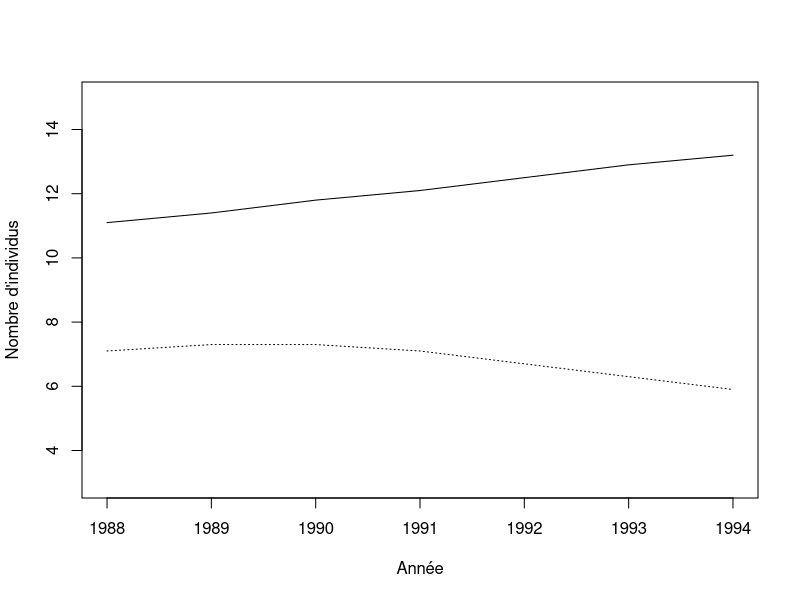
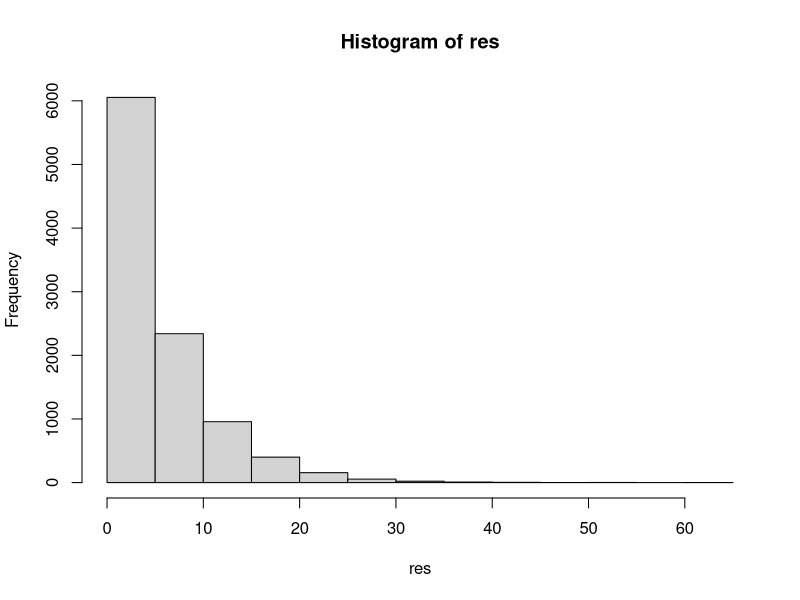
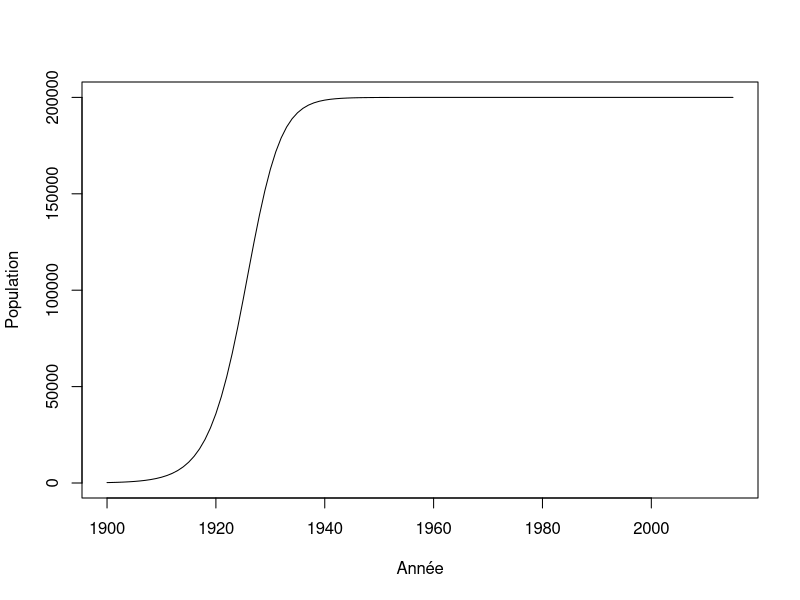
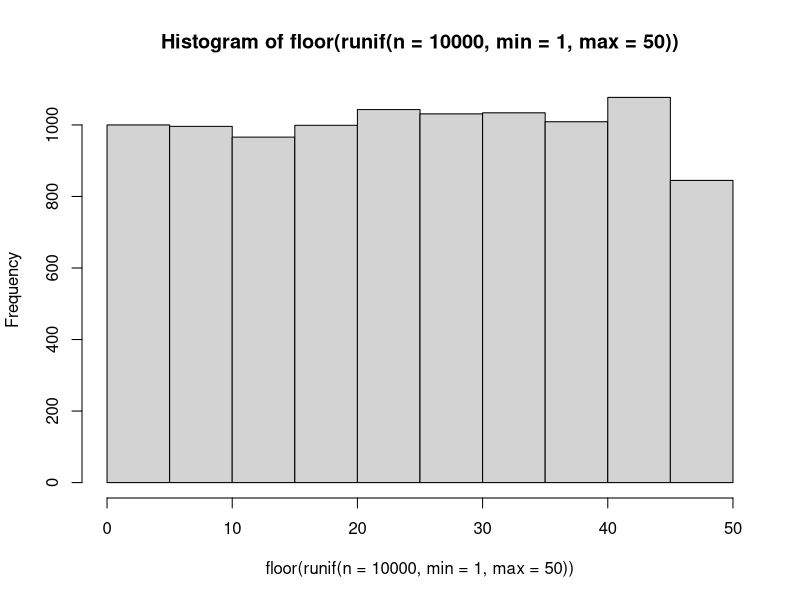
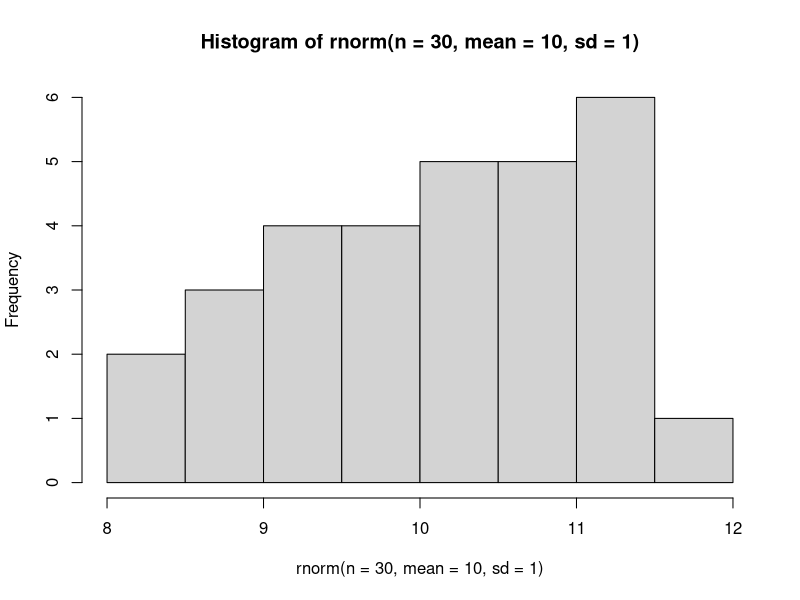
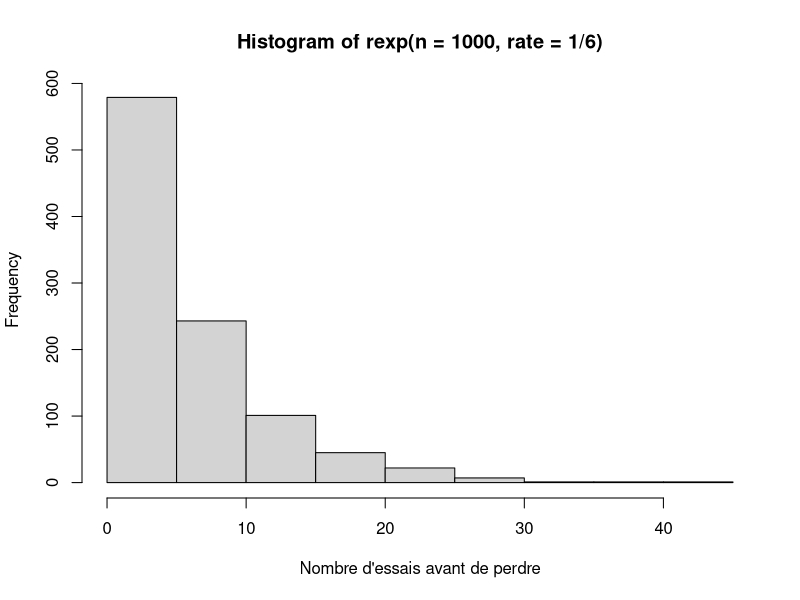
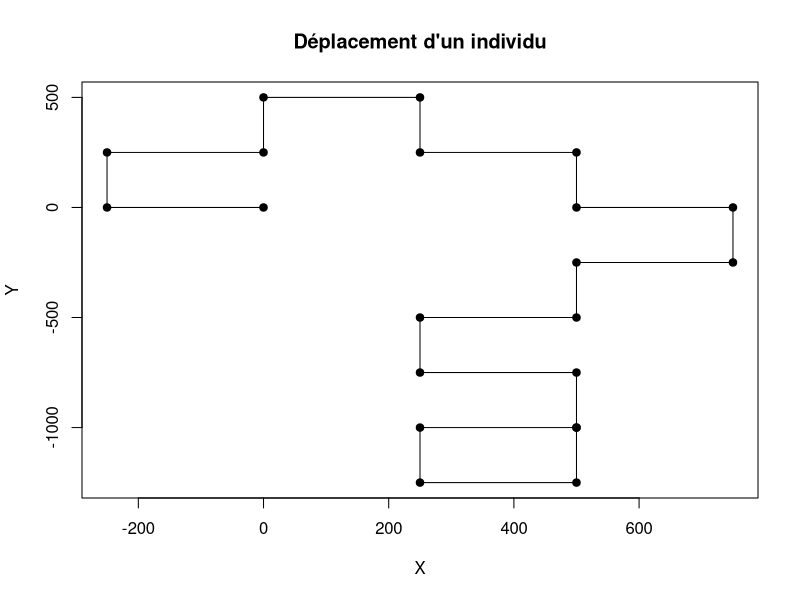
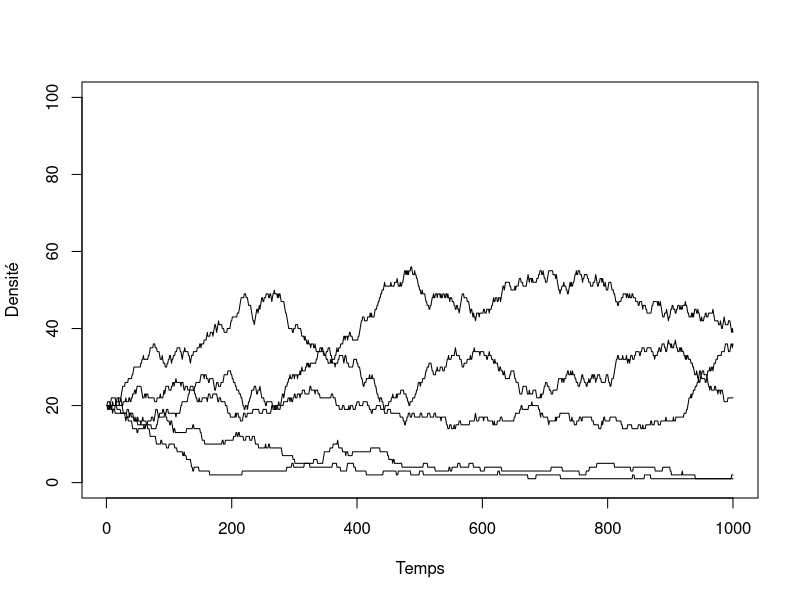

These charts were generated, in order, by the following R code:
## ---- chunk 1
donnees <- matrix(nr = 7, nc = 2)
donnees[,1] <- c(11.1,11.4,11.8,12.1,12.5,12.9,13.2) #Cameroun
donnees[,2] <- c(7.1,7.3,7.3,7.1,6.7,6.3,5.9) #Rwanda
an <- c(1988:1994)
donnees
## ---- chunk 2
plot(an, donnees[,1], type = "l", xlab = "Année", ylab = "Nombre d'individus", ylim=c(3,15), cex=2)
lines(an, donnees[,2], lty = 3)
## ---- chunk 3
lambda <- matrix(nrow = 6, ncol = 2)
lambda[1,1] <- (donnees[2,1] - donnees[1,1]) / donnees[1,1]
## ---- chunk 4
lambda[2,1] <- (donnees[3,1] - donnees[2,1]) / donnees[2,1]
## ---- chunk 5
depart <- 1
fin <- 5
for(etape in depart:fin) {
    print(etape)
}
## ---- chunk 6
for(etape in c("Bonjour", "programmeurs", "en R")) {
    print(etape)
}
## ---- chunk 7
for(etape in 1:5) {
    print(etape*2)
}
## ---- chunk 8
for(C in -50:100) {
    cat("Pour C = ",C," on obtient F = ",1.8*C + 32, '\n')
}
## ---- chunk 9
test <- runif(5, 0,1)
for(etape in 1:5) {
    print(test[etape])
}
## ---- chunk 10
for(etape in 1:8) {
    cat("À l'étape", etape, ", la boucle est complétée à", etape/8*100, "%.", '\n')
}
## ---- chunk 11
n <- 1
for(etape in -2:5) {
    cat("etape = ",etape, " n = ",n, '\n')
    n <- n + 1
}
## ---- chunk 12
n <- 1
for(etape in 1:10) n <- n*etape
n
## ---- chunk 13
ma_matrice <- matrix(nrow = 5, ncol = 3)
n <- 1
for(i in 1:5) {
    for(j in 1:3) {
        ma_matrice[i,j] <- n
        n <- n + 1
    }
}
ma_matrice
## ---- chunk 14
piece <- c("pile","face")
combinaison = "face-face"
while(combinaison != "pile-pile") {
    essai1 <- sample(piece, 1)
    essai2 <- sample(piece, 1)
    combinaison <- paste(essai1, "-" , essai2, sep = "")
    print(combinaison)
}
## ---- chunk 15
de <- c(1:6)
n_test <- 10000
res <- numeric(n_test)
for(i in 1:n_test) {
	n <- 0
	face <- 0
	while(face != 1) {
		face <- sample(de,1)
		n <- n + 1
	}
	res[i] <- n
}
mean(res)
## ---- chunk 16
hist(res)
## ---- chunk 17
r <- 0.3
N <- 220
K <- 200000
step <- 1
while(N < K/2) {
    N <- N + r * N * (1 - N/K)
    step <- step + 1
}
step
## ---- chunk 18
r <- 0.3
K <- 200000
n_steps <- 115
N <- numeric(n_steps+1)
N[1] <- 220

for(i in 2:(n_steps+1)) {
    N[i] <- N[i-1] + r * N[i-1] * (1 - N[i-1]/K)
}
N[25:30]
## ---- chunk 19
plot(c(1900:2015), N, type = "l", xlab = "Année", ylab = "Population")
## ---- chunk 20
X <- runif(n = 10)
res <- numeric(10)
for(i in 1:10) {
    if(X[i] < 0.3) {
        res[i] <- "plus petit"
    }
    else {
        res[i] <- "plus grand"
    }
}
cbind(X,res)
## ---- chunk 21
res2 <- numeric(10)
for(i in 1:10) {
    if(X[i] > 0.2 & X[i] < 0.6) {
        res2[i] <- "oui"
    }
    else {
        res2[i] <- "non"
    }
}
cbind(X,res2)
## ---- chunk 22
res2 <- numeric(10)
res2[X > 0.2 & X < 0.6] <- "oui"
res2[X < 0.2 | X > 0.6] <- "non"
cbind(X,res2)
## ---- chunk 23
tri <- function(x){
	# Calcul de la dimension du vecteur
	taille <- length(x)
	ordre <- "NON"
	# Boucle qui tourne jusqu'à ce que tout soit en ordre
	while(ordre == "NON") {
		ordre <- "OUI"
		# Boucle qui passe tous les éléments en paires
		for(i in 1:(taille-1)) {
			if(x[i+1] < x[i]) {
				# Inversion des deux lettres
				x[c(i,i+1)] <- x[c(i+1,i)]
				# Comme un changement a été fait, l'ordre
				# n'est pas encore garanti
				ordre <- "NON"
			}
		}
	}
	return(x)
}
tri(c("E", "Z", "F", "C", "D"))

## ---- chunk 24
valeurs <- c("2", "3", "4", "5", "6", "7", "8", "9", "10", "valet", "reine", "roi", "as")
couleurs <- rep(c("pique", "trèfle", "carreau", "coeur"),each = 13)
cartes <- paste(valeurs,"-",couleurs)
tirage <- function(n, cartes) {
    sample(x = cartes, size = n, replace = FALSE)
}
tirage(3, cartes)
## ---- chunk 25

scrabble <- read.table(file = "./donnees/lettres.txt", header=TRUE, sep = " ")
res <- sample(scrabble[,1],7)
res

## ---- chunk 26
hist(floor(runif(n = 10000, min = 1, max = 50)))
## ---- chunk 27
hist(rnorm(n = 30, mean = 10, sd = 1))
## ---- chunk 28
rbinom(n = 10, size = 1, prob = 0.5)
## ---- chunk 29
rmultinom(n = 3, size = 1, prob = rep(1/6, 6))
## ---- chunk 30
hist(rexp(n = 1000, rate = 1/6),
xlab = "Nombre d'essais avant de perdre")
## ---- chunk 31
set.seed(1)
p <- 0.55
alea <- runif(n = 1, min = 0, max = 1)
if(alea < p) res = "pile" else res = "face"
res
## ---- chunk 32
set.seed(1)
## ---- chunk 33

X <- runif(n = 10000, min = 0, max = 1)
p <- 0.2
res <- numeric(length = 10000)
res[X<p] <- 1
sum(res)

X <- runif(n = 10000, min = 0, max = 1)
p <- 0.2
res <- numeric(length = 10000)
res[X<p] <- 1
sum(res)

10000*p
## ---- chunk 34
# Fonction qui permet de modifier la direction de marche de la personne
#
# ENTREES:
#   DirectionDepart:    la direction vers laquelle la personne se deplace pour le moment.
#   Probabilite:        un vecteur contenant les probabilites d'aller dans l'une ou l'autre des directions. 
#                       Probabilite = c(ProbabiliteGauche, ProbabiliteDroite)
#
# SORITES:
#   NouvelleDirection:  la direction vers laquelle la personne va se deplacer au prochain carrefour.
#
ChangerDirection = function(DirectionDepart, Probabilite){
  
  # A COMPLETER: Mettre la condition pour tourner a gauche
  if(runif(1,0,1) < Probabilite[1]){ # <-- Manque du code
    # On tourne a gauche
    NouvelleDirection = DirectionDepart - pi/2
  }
  else{
    # On tourne a droite
    NouvelleDirection = DirectionDepart + pi/2
  }
  
  return(NouvelleDirection)
  
}

# Fonction qui permet de calculer les nouvelles coordonnees de la personne suite a un deplacement
#
# ENTREES:
#   PositionCourante:   un vecteur contenant la position de la personne pour le moment.
#                       PositionCourante = c(PositionX, PositionY)
#   Direction:          la direction vers laquelle la personne va se deplacer.
#
# SORITES:
#   NouvellePosition:   un vecteur contenant la position de la personne apres son deplacement.
#                       NouvellePosition = c(NouvellePositionX, NouvellePositionY)
#
Deplacement = function(PositionCourante, Direction){
  
  # A COMPLETER: Calcul des nouvelles coordonnées
  NouvellePositionX = PositionCourante[1] + sin(Direction)*250 # <-- Manque du code
  NouvellePositionY = PositionCourante[2] + cos(Direction)*250 # <-- Manque du code
  
  # On place les nouvelles positions pour chacune des coordonnees dans un vecteur
  NouvellePosition = c(NouvellePositionX, NouvellePositionY)
  
  return(NouvellePosition)
}
## ---- chunk 35
# ChangerDirection = function(DirectionDepart, Probabilite){...}
# Deplacement = function(PositionCourante, Direction){...}

nsteps = 20
xy = matrix(0,nrow = 21, ncol = 2)
xy[1,] = c(0,0)
direction = 0
probabilite = c(0.5,0.5)
set.seed(2)
for(step in 2:(nsteps+1)) {
  
  # Calcul de la nouvelle direction
  direction = ChangerDirection(direction, probabilite)
 
  # Calcul des nouvelles coordonnees
  xy[step,] = Deplacement(xy[step-1,], direction)
}
## ---- chunk 36
plot(xy[,1],xy[,2], type = "l", 
    xlab = "X", ylab = "Y", main = "Déplacement d'un individu")
points(xy[,1],xy[,2],pch = 19)
## ---- chunk 37
# ChangerDirection = function(DirectionDepart, Probabilite){...}
# Deplacement = function(PositionCourante, Direction){...}

res <- numeric(50)

set.seed(3)
for (j in 1:50){
nsteps = 20
xy = matrix(0,nrow = 21, ncol = 2)
xy[1,] = c(0,0)
direction = 0
probabilite = c(0.5,0.5)
for(step in 2:(nsteps+1)) {
  
  # Calcul de la nouvelle direction
  direction = ChangerDirection(direction, probabilite)
 
  # Calcul des nouvelles coordonnees
  xy[step,] = Deplacement(xy[step-1,], direction)
}
dist <- sqrt(xy[21,1]^2 + xy[21,2]^2)
res[j] <- dist
}
mean(res)
## ---- chunk 38
etats <- c("A", "B", "C", "D", "E")
p = c(0.1, 0.5, 0.2, 0.05, 0.15)
sum(p)

# On utilise cumsum pour calculer la probabilité cumulative
cump <- cumsum(p)
cump
## ---- chunk 39
alea <- runif(1,0,1)
alea
n_etats <- 5; i = 1; plus_petit = FALSE
while(plus_petit == FALSE) {
    if(alea < cump[i]) {
        decision = etats[i]
        plus_petit = TRUE
    }
    else {
        i = i + 1
    }
}
decision
## ---- chunk 40
tirage <- function(p) {
    etats <- c("A", "B", "C", "D", "E")
    res <- rmultinom(n=1,size=1,prob=p)
    etats[which(res==1)]
}
tirage(p)
## ---- chunk 41
nsteps <- 1000
S <- 5
K <- 100
N <- matrix(nr = nsteps, nc = S)

# Une fonction utile pour faire des tirages
# Elle retourne la position de l'espèce pigée au hasard
tirage  <- function(p) {
    res <- rmultinom(n=1,size=1,prob=p)
    return(which(res==1))
}
## ---- chunk 42
# On démarre la simulation avec 20 individus par espèce
N[1,] =rep(K/S, S)

# La boucle principale
for(step in 2:nsteps) {

    # Calcul de l'abondance relative
    p = N[step-1,] / K

    # On tire l'identité de l'espèce qui meurt
    ID_mort = tirage(p)

    # On applique le changement
    N[step,] = N[step-1,]
    N[step,ID_mort] = N[step,ID_mort] - 1

    # On tire l'identité de la recrue
    ID_recrue = tirage(p)
    N[step,ID_recrue] = N[step,ID_recrue] + 1
}
## ---- chunk 43
# Illustration des résultats
plot(c(1:nsteps), N[,1], type = "l", ylim = c(0,K),
    xlab = "Temps", ylab = "Densité")
for(i in 2:S) lines(c(1:nsteps), N[,i])
## ---- chunk 44
x = runif(1000)
system.time(sort(x))
system.time(tri(x))

## ---- chunk 45
n = 2*10^seq(1,3,0.1)
res = numeric(length(n))
for(i in 1:length(res)) {
	x = runif(n[i])
	res[i] = system.time(tri(x))[3]
}
plot(n,res, type = "l", xlab = "Taille", ylab = "Temps")
## ---- chunk 46
f1 <- function(x) {
	taille <- length(x)
	x2 <- numeric(taille)
	for(i in 1:taille) if(x[i] < 0.5) x2[i] <- 1
}
f2 <- function(x) {
	x2 <- x*0
	x2[x<0.5] <- 1
}
## ---- chunk 47
x = runif(1000000)
system.time(f1(x))
system.time(f2(x))
## ---- chunk 48
f1 <- function(x) {
	res <- numeric(ncol(x))
	for(j in 1:ncol(x)) {
		for(i in 1:nrow(x)){
			res[x] = res[j] + x[i,j]
		}
	}
}
X = matrix(runif(100*100),nr=100,nc=100)
## ---- chunk 49
system.time(rowSums(X))
system.time(apply(X,2,sum))
system.time(f1(X))
## ---- chunk 50

quadrats <- read.table(file = "./donnees/quadrats.txt", header=TRUE, sep = ";")
head(quadrats)
